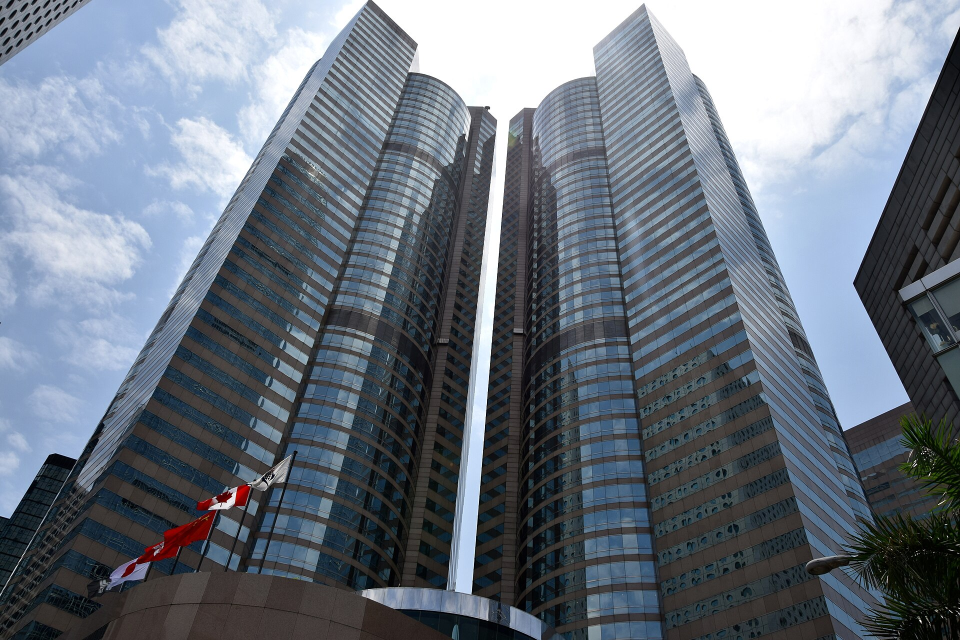
#> input picture assets/exchange-square-hong-kong-stock-exchange-hong.jpg, 1920 x 1280 px (shown at 1/2 size)
$ python -i renderer.py   (imports and definitions only)
#> lines starting #> are read from the running program, lines starting #| are printed output that depends on the picture
### backend/config.py
from __future__ import annotations

from pathlib import Path

ROOT = Path(__file__).resolve().parent.parent
JOBS_DIR = ROOT / "jobs"
OUTPUT_DIR = ROOT / "output"


def _pick_font() -> tuple[Path, str]:
    candidates = [
        (Path("/usr/share/fonts/truetype/wqy/wqy-microhei.ttc"), "WenQuanYi Micro Hei"),
        (Path("/usr/share/fonts/opentype/noto/NotoSansCJK-Regular.ttc"), "Noto Sans CJK SC"),
        (Path("/usr/share/fonts/truetype/noto/NotoSansSC-Regular.otf"), "Noto Sans SC"),
        (Path("C:/Windows/Fonts/msyh.ttc"), "Microsoft YaHei"),
        (Path("C:/Windows/Fonts/msyhbd.ttc"), "Microsoft YaHei"),
        (Path("C:/Windows/Fonts/simhei.ttf"), "SimHei"),
        (Path("/System/Library/Fonts/PingFang.ttc"), "PingFang SC"),
        (Path("/Library/Fonts/Arial Unicode.ttf"), "Arial Unicode MS"),
    ]
    for path, name in candidates:
        if path.exists():
            return path, name
    return Path("/usr/share/fonts/truetype/wqy/wqy-microhei.ttc"), "WenQuanYi Micro Hei"


FONT_PATH, FONT_FAMILY = _pick_font()

FPS = 24

ASPECTS: dict[str, tuple[int, int]] = {
    "16:9": (1280, 720),
    "9:16": (720, 1280),
    "1:1": (720, 720),
    "21:9": (1280, 548),
}

VOICES = {
    "xiaoxiao": ("zh-CN-XiaoxiaoNeural", "晓晓 · 温柔女声"),
    "yunxi": ("zh-CN-YunxiNeural", "云希 · 清朗男声"),
    "yunyang": ("zh-CN-YunyangNeural", "云扬 · 新闻男声"),
    "xiaoyi": ("zh-CN-XiaoyiNeural", "晓伊 · 知性女声"),
    "jenny": ("en-US-JennyNeural", "Jenny · English"),
    "guy": ("en-US-GuyNeural", "Guy · English"),
    "wanlung": ("zh-HK-WanLungNeural", "云龙 · 粤语男声"),
    "hiumaan": ("zh-HK-HiuMaanNeural", "晓曼 · 粤语女声"),
    "hiugaai": ("zh-HK-HiuGaaiNeural", "晓佳 · 粤语女声"),
}

STYLES = {
    "cinematic": {
        "label": "电影感",
        "hint": "宽银幕光影、青橙对比、胶片颗粒",
        "palette": [(8, 10, 18), (28, 42, 68), (196, 92, 48), (232, 196, 140), (250, 236, 210)],
        "accent": (232, 168, 96),
        "mood": "epic",
    },
    "guofeng": {
        "label": "国风水墨",
        "hint": "远山淡墨、朱砂残阳、宣纸肌理",
        "palette": [(24, 22, 20), (72, 64, 52), (168, 48, 36), (210, 186, 142), (236, 228, 208)],
        "accent": (176, 44, 36),
        "mood": "ink",
    },
    "cyberpunk": {
        "label": "赛博朋克",
        "hint": "霓虹雨夜、品红与电青",
        "palette": [(6, 4, 16), (18, 8, 42), (255, 40, 120), (20, 220, 255), (240, 230, 255)],
        "accent": (0, 229, 255),
        "mood": "neon",
    },
    "documentary": {
        "label": "纪录片",
        "hint": "克制色温、字幕叙事、真实质感",
        "palette": [(18, 18, 16), (48, 46, 40), (120, 110, 92), (196, 188, 168), (232, 228, 216)],
        "accent": (210, 186, 120),
        "mood": "doc",
    },
    "product": {
        "label": "产品广告",
        "hint": "棚拍光、静奢材质、品牌留白",
        "palette": [(10, 10, 12), (28, 28, 32), (80, 84, 96), (186, 190, 204), (248, 248, 252)],
        "accent": (212, 175, 106),
        "mood": "studio",
    },
    "dream": {
        "label": "梦幻",
        "hint": "柔焦光斑、粉紫雾气、慢镜头",
        "palette": [(22, 16, 36), (72, 40, 88), (236, 140, 176), (160, 196, 255), (255, 236, 244)],
        "accent": (255, 176, 210),
        "mood": "soft",
    },
    "tech": {
        "label": "科技 HUD",
        "hint": "网格、扫描线、数据光点",
        "palette": [(4, 10, 18), (8, 32, 56), (16, 120, 180), (80, 220, 255), (220, 245, 255)],
        "accent": (64, 220, 255),
        "mood": "hud",
    },
    "storybook": {
        "label": "绘本童话",
        "hint": "暖色块、剪影、故事灯火",
        "palette": [(36, 22, 18), (120, 64, 36), (232, 140, 64), (255, 214, 120), (255, 244, 214)],
        "accent": (255, 168, 64),
        "mood": "tale",
    },
}

for path in (JOBS_DIR, OUTPUT_DIR):
    path.mkdir(parents=True, exist_ok=True)
#> further down, picture is the input picture: PIL image 1920x1280 RGB; mean R, G, B 107.2, 116, 127.3

### backend/renderer.py
from __future__ import annotations

from pathlib import Path

import numpy as np
from PIL import Image, ImageDraw, ImageEnhance, ImageFilter, ImageFont

from backend.config import FONT_PATH, STYLES


# [25 lines left out: functions _font, _noise, _lerp, _vignette, not called in this run]


def _glow(img: Image.Image, radius: int = 18, alpha: float = 0.45) -> Image.Image:
#> called with radius = 18, alpha = 0.45
    blur = img.filter(ImageFilter.GaussianBlur(radius))
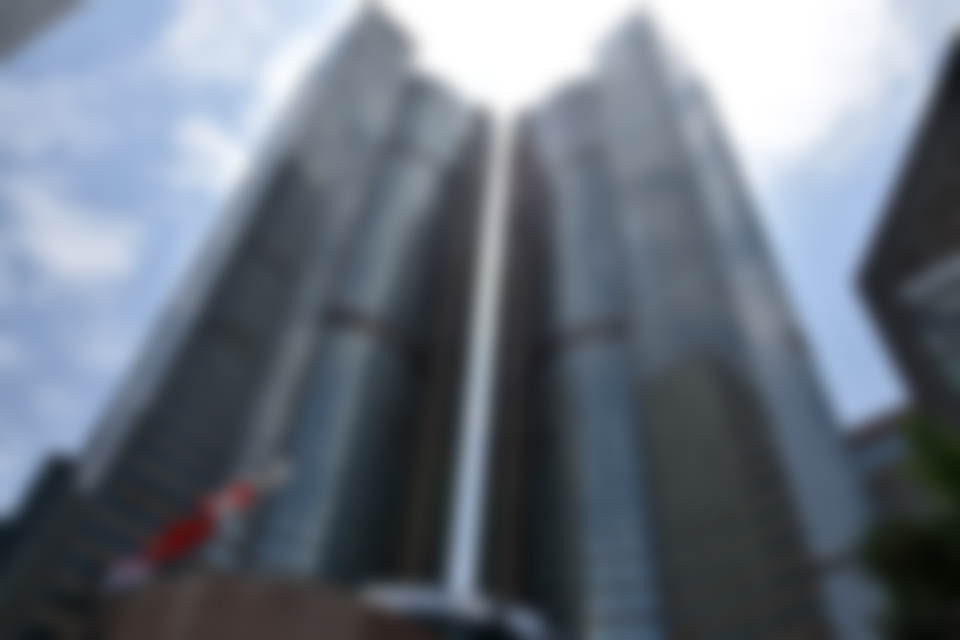
#> blur: PIL image 1920x1280 RGB (shown at 1/2 size); mean R, G, B 107.2, 116, 127.2
    return Image.blend(img, ImageEnhance.Brightness(blur).enhance(1.35), alpha)
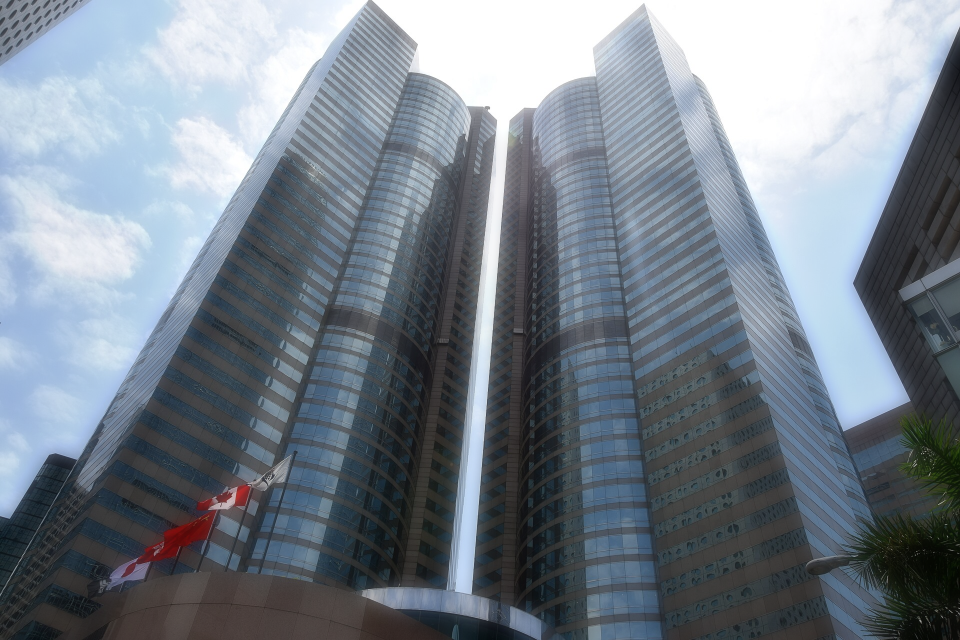
#> returned value: PIL image 1920x1280 RGB (shown at 1/2 size); mean R, G, B 120.1, 129.7, 139.9


# [208 lines left out: functions _draw_mountains, _add_stars, _disk, _base_sky, _paint_motif, _letterbox and 2 more, not called in this run]

>>> from PIL import Image
>>> picture = Image.open('../assets/exchange-square-hong-kong-stock-exchange-hong.jpg')
>>> result = _glow(picture)

$ run again, on assets/hong-kong-exchange-trade-lobby-2007.jpg
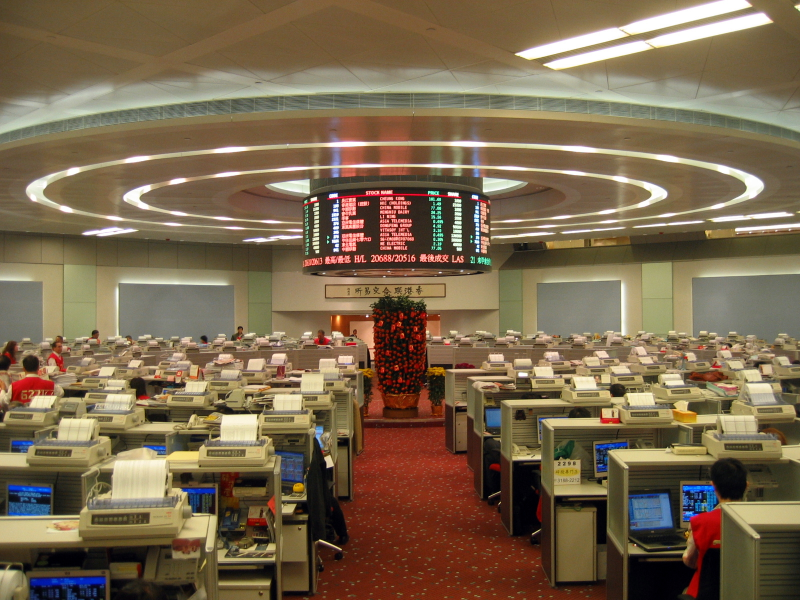
#> input picture assets/hong-kong-exchange-trade-lobby-2007.jpg, 1600 x 1200 px (shown at 1/2 size)
#> picture is the input picture: PIL image 1600x1200 RGB; mean R, G, B 122.5, 103.6, 78
#> in _glow, `blur = img.filter(ImageFilter.GaussianBlur(radius))`:
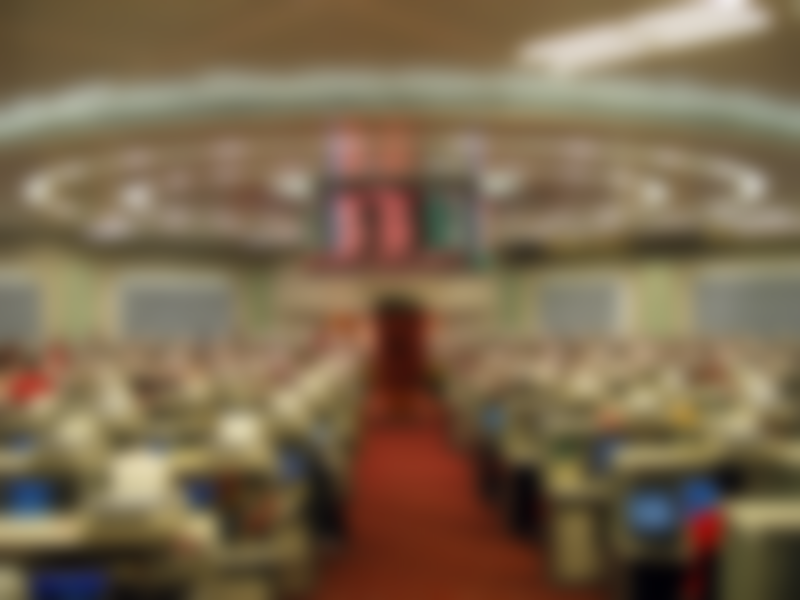
#> blur: PIL image 1600x1200 RGB (shown at 1/2 size); mean R, G, B 122.4, 103.6, 78
#> in _glow, `return Image.blend(img, ImageEnhance.Brightness(blur).enhance(1.35), a..`:
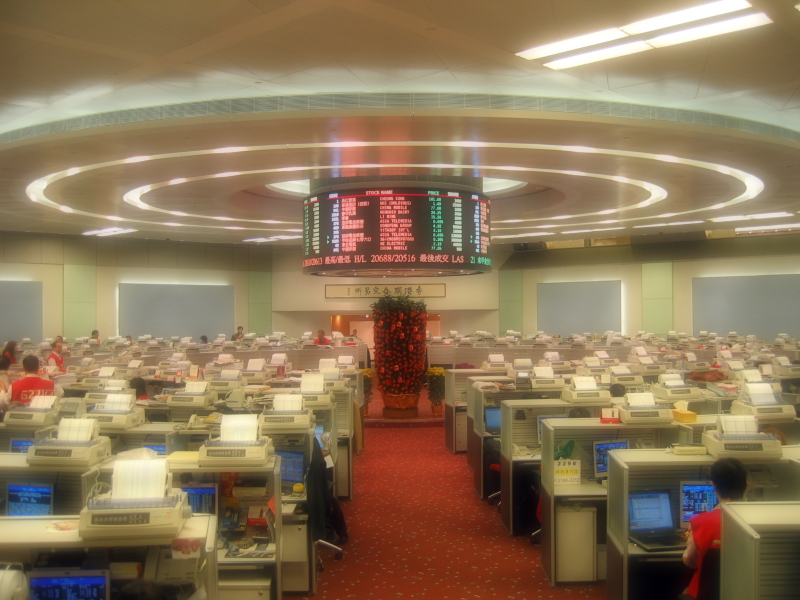
#> returned value: PIL image 1600x1200 RGB (shown at 1/2 size); mean R, G, B 140.8, 119.1, 89.6

$ run again, on assets/international-commerce-centre-on-victoria-harbour.jpg
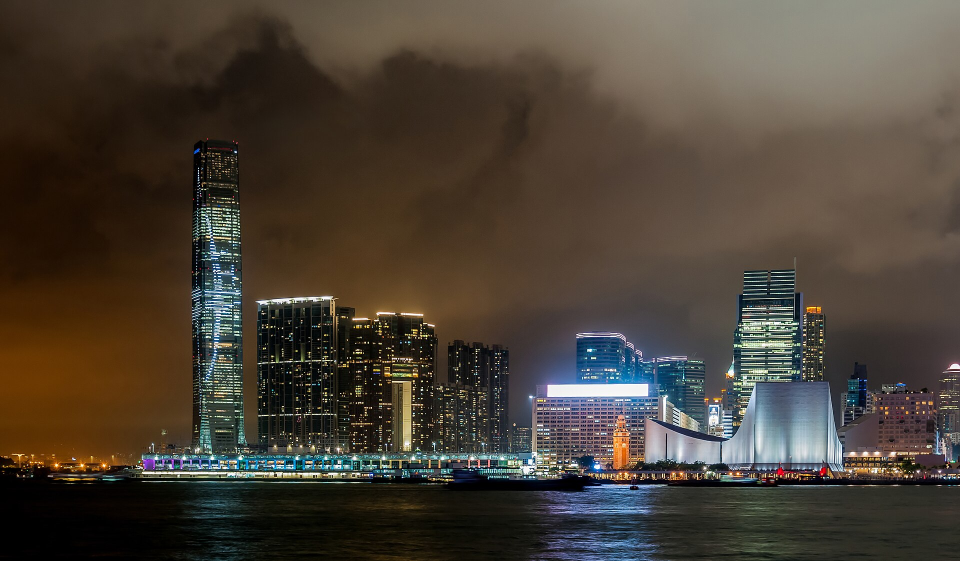
#> input picture assets/international-commerce-centre-on-victoria-harbour.jpg, 1920 x 1122 px (shown at 1/2 size)
#> picture is the input picture: PIL image 1920x1122 RGB; mean R, G, B 74, 65.1, 54.5
#> in _glow, `blur = img.filter(ImageFilter.GaussianBlur(radius))`:
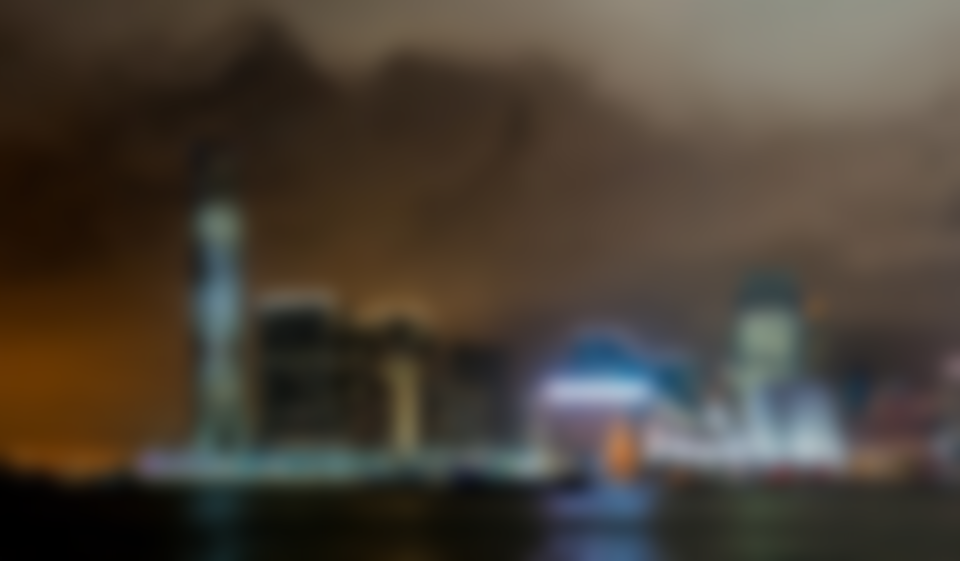
#> blur: PIL image 1920x1122 RGB (shown at 1/2 size); mean R, G, B 74, 65, 54.5
#> in _glow, `return Image.blend(img, ImageEnhance.Brightness(blur).enhance(1.35), a..`:
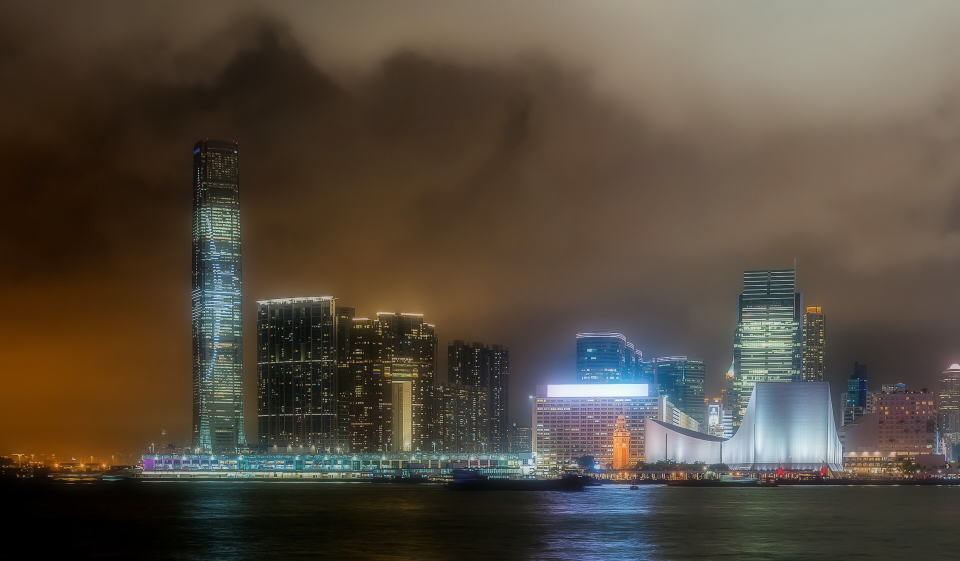
#> returned value: PIL image 1920x1122 RGB (shown at 1/2 size); mean R, G, B 85, 74.6, 62.4

$ run again, on assets/star-ferry-day-star.jpg
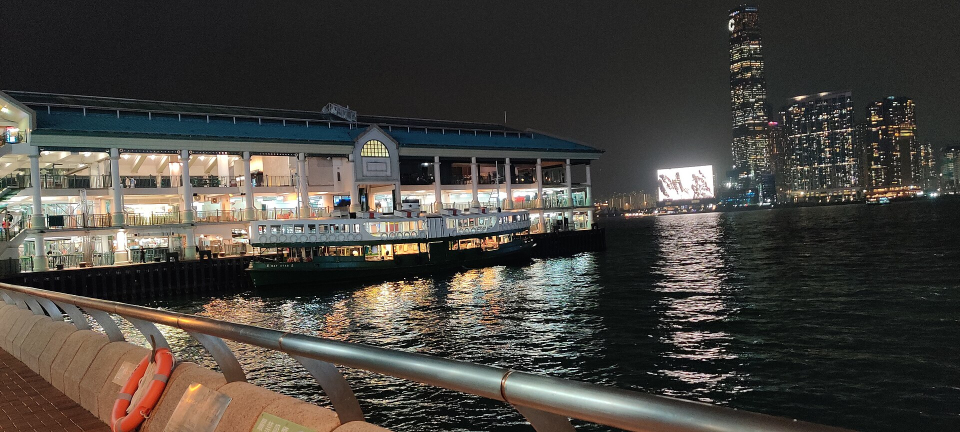
#> input picture assets/star-ferry-day-star.jpg, 1920 x 864 px (shown at 1/2 size)
#> picture is the input picture: PIL image 1920x864 RGB; mean R, G, B 71.3, 67.9, 62.6
#> in _glow, `blur = img.filter(ImageFilter.GaussianBlur(radius))`:
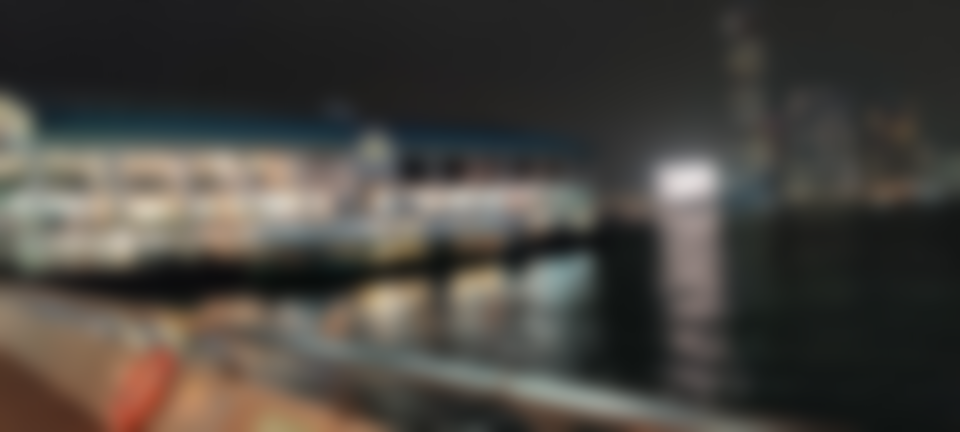
#> blur: PIL image 1920x864 RGB (shown at 1/2 size); mean R, G, B 71.3, 67.9, 62.6
#> in _glow, `return Image.blend(img, ImageEnhance.Brightness(blur).enhance(1.35), a..`:
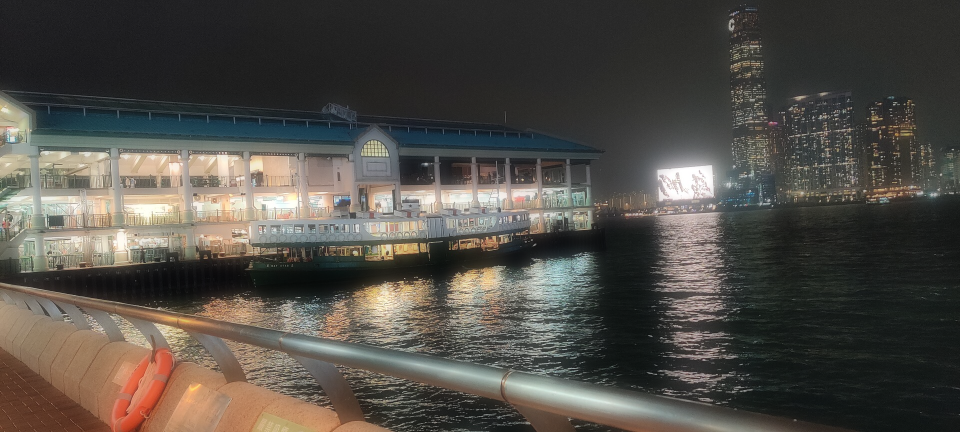
#> returned value: PIL image 1920x864 RGB (shown at 1/2 size); mean R, G, B 81.8, 77.9, 71.8
